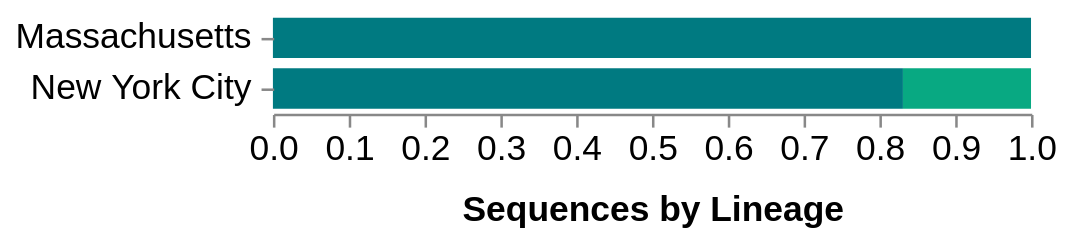

Vega-Lite specification stored for this chart:
### Vega specification from a JSON file in a GitHub repository (floating-point values rounded to 4 significant figures; data arrays with more than 128 entries replaced by an {"elided": "..."} marker saying what was removed)
{"$schema": "https://vega.github.io/schema/vega/v5.json", "description": "A basic stacked bar chart example.", "width": 300, "padding": 5, "autosize": "pad", "signals": [{"name": "rangeStep", "value": 20}, {"name": "innerPadding", "value": 0.2}, {"name": "outerPadding", "value": 0.1}, {"name": "stackOffset", "value": "normalize"}, {"name": "xLabel", "value": "Sequences by Lineage"}, {"name": "hoverLocation", "value": null, "on": [{"events": "@locationbars:mouseover!", "update": "{location: datum.location, group: datum.group}"}, {"events": "@locationbars:mouseout!", "update": "null"}]}, {"name": "height", "update": "yExtent[1]"}, {"name": "clear", "value": true, "comment": "If clicking on anything but a location bar, then clear the selection (by clearing the 'selection' data object)", "on": [{"events": "mouseup[!event.item]", "update": "true", "force": true}]}, {"name": "shift", "value": false, "comment": "Track whether or not the shift key is pressed. Used to select multiple locations by holding down shift before clicking", "on": [{"events": "@locationbars:click", "update": "event.shiftKey", "force": true}]}, {"name": "clicked", "value": null, "comment": "Track clicks on the location bars, for selection purposes", "on": [{"events": "@locationbars:click", "update": "{location: datum.location}", "force": true}]}], "data": [{"name": "selectedGroups", "values": [{"group": "B.1"}, {"group": "B.1.3"}]}, {"name": "location_by_group", "format": {"parse": {"location": "string", "group": "string", "cases_sum": "number", "location_counts": "number", "date": "date:'%Q'"}}, "values": {"elided": "195 records"}, "transform": [{"type": "filter", "expr": "indata('selectedGroups', 'group', datum.group)"}, {"type": "aggregate", "groupby": ["location", "group"], "fields": ["cases_sum", "color"], "ops": ["sum", "max"], "as": ["cases_sum", "color"]}, {"type": "stack", "groupby": ["location"], "sort": {"field": "group"}, "field": "cases_sum", "offset": {"signal": "stackOffset"}}]}, {"name": "location_bars", "source": "location_by_group", "transform": [{"type": "aggregate", "groupby": ["location"]}, {"type": "formula", "as": "span", "expr": "rangeStep * bandspace(1, innerPadding, outerPadding)"}, {"type": "stack", "field": "span"}, {"type": "extent", "field": "y1", "signal": "yExtent"}]}, {"name": "selected", "comment": "A list of groups that are selected", "on": [{"trigger": "clear", "remove": true}, {"trigger": "!shift", "remove": true}, {"trigger": "!shift && clicked", "insert": "clicked"}, {"trigger": "shift && clicked", "toggle": "clicked"}]}], "scales": [{"name": "yscale", "type": "band", "round": true, "range": {"step": {"signal": "rangeStep"}}, "domain": {"data": "location_bars", "field": "location"}, "paddingInner": {"signal": "innerPadding"}, "paddingOuter": {"signal": "outerPadding"}}, {"name": "xscale", "type": "linear", "range": "width", "nice": true, "zero": true, "domain": {"data": "location_by_group", "field": "y1"}}], "axes": [{"orient": "bottom", "scale": "xscale", "zindex": 1, "labelFontSize": 14, "title": {"signal": "xLabel"}, "titleFontSize": 14, "titlePadding": 10}, {"orient": "left", "scale": "yscale", "domain": false, "zindex": 1, "labelFontSize": 14, "labelLimit": 200, "labelPadding": 4}], "marks": [{"name": "locationbars", "type": "rect", "from": {"data": "location_by_group"}, "encode": {"enter": {"strokeWidth": {"value": 2}}, "update": {"y": {"scale": "yscale", "field": "location"}, "height": {"scale": "yscale", "band": 1}, "x": {"scale": "xscale", "field": "y1"}, "x2": {"scale": "xscale", "field": "y0"}, "fill": [{"test": "(!length(data('selected')) || indata('selected', 'location', datum.location)) && (datum.cases_sum > 0)", "field": "color", "comment": "If this location is selected, or if nothing is selected, then color it normally."}, {"value": "#CCC", "comment": "If there is a selected location and this location isn't one of them, then color it light grey"}], "tooltip": {"signal": "{title: datum.group, 'Location': datum.location, 'Sequences': datum.cases_sum, 'Total location sequences': datum.location_counts}"}, "stroke": [{"test": "hoverLocation && hoverLocation.location == datum.location && datum.cases_sum > 0", "value": "#000"}, {"value": "transparent"}], "fillOpacity": [{"test": "hoverLocation && hoverLocation.location == datum.location && datum.cases_sum > 0", "value": 0.8}, {"value": 1}]}}}]}
